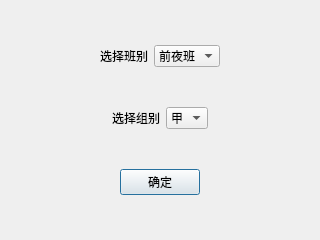
<?xml version="1.0" encoding="UTF-8"?>
<ui version="4.0">
 <class>shiftDialog</class>
 <widget class="QDialog" name="shiftDialog">
  <property name="geometry">
   <rect>
    <x>0</x>
    <y>0</y>
    <width>320</width>
    <height>240</height>
   </rect>
  </property>
  <property name="windowTitle">
   <string>Dialog</string>
  </property>
  <layout class="QVBoxLayout" name="verticalLayout">
   <item>
    <layout class="QHBoxLayout" name="horizontalLayout_4">
     <item>
      <spacer name="horizontalSpacer_7">
       <property name="orientation">
        <enum>Qt::Horizontal</enum>
       </property>
       <property name="sizeHint" stdset="0">
        <size>
         <width>40</width>
         <height>20</height>
        </size>
       </property>
      </spacer>
     </item>
     <item>
      <widget class="QLabel" name="label_2">
       <property name="text">
        <string>选择班别</string>
       </property>
      </widget>
     </item>
     <item>
      <widget class="QComboBox" name="shiftComboBox">
       <item>
        <property name="text">
         <string>前夜班</string>
        </property>
       </item>
       <item>
        <property name="text">
         <string>白班</string>
        </property>
       </item>
       <item>
        <property name="text">
         <string>后夜班</string>
        </property>
       </item>
      </widget>
     </item>
     <item>
      <spacer name="horizontalSpacer_8">
       <property name="orientation">
        <enum>Qt::Horizontal</enum>
       </property>
       <property name="sizeHint" stdset="0">
        <size>
         <width>40</width>
         <height>20</height>
        </size>
       </property>
      </spacer>
     </item>
    </layout>
   </item>
   <item>
    <layout class="QHBoxLayout" name="horizontalLayout">
     <item>
      <spacer name="horizontalSpacer_3">
       <property name="orientation">
        <enum>Qt::Horizontal</enum>
       </property>
       <property name="sizeHint" stdset="0">
        <size>
         <width>40</width>
         <height>20</height>
        </size>
       </property>
      </spacer>
     </item>
     <item>
      <widget class="QLabel" name="label">
       <property name="text">
        <string>选择组别</string>
       </property>
      </widget>
     </item>
     <item>
      <widget class="QComboBox" name="crewComboBox">
       <item>
        <property name="text">
         <string>甲</string>
        </property>
       </item>
       <item>
        <property name="text">
         <string>乙</string>
        </property>
       </item>
       <item>
        <property name="text">
         <string>丙</string>
        </property>
       </item>
       <item>
        <property name="text">
         <string>丁</string>
        </property>
       </item>
      </widget>
     </item>
     <item>
      <spacer name="horizontalSpacer_4">
       <property name="orientation">
        <enum>Qt::Horizontal</enum>
       </property>
       <property name="sizeHint" stdset="0">
        <size>
         <width>40</width>
         <height>20</height>
        </size>
       </property>
      </spacer>
     </item>
    </layout>
   </item>
   <item>
    <layout class="QHBoxLayout" name="horizontalLayout_2">
     <item>
      <spacer name="horizontalSpacer">
       <property name="orientation">
        <enum>Qt::Horizontal</enum>
       </property>
       <property name="sizeHint" stdset="0">
        <size>
         <width>40</width>
         <height>20</height>
        </size>
       </property>
      </spacer>
     </item>
     <item>
      <widget class="QPushButton" name="shiftBtn">
       <property name="text">
        <string>确定</string>
       </property>
      </widget>
     </item>
     <item>
      <spacer name="horizontalSpacer_2">
       <property name="orientation">
        <enum>Qt::Horizontal</enum>
       </property>
       <property name="sizeHint" stdset="0">
        <size>
         <width>40</width>
         <height>20</height>
        </size>
       </property>
      </spacer>
     </item>
    </layout>
   </item>
  </layout>
 </widget>
 <resources/>
 <connections/>
</ui>
